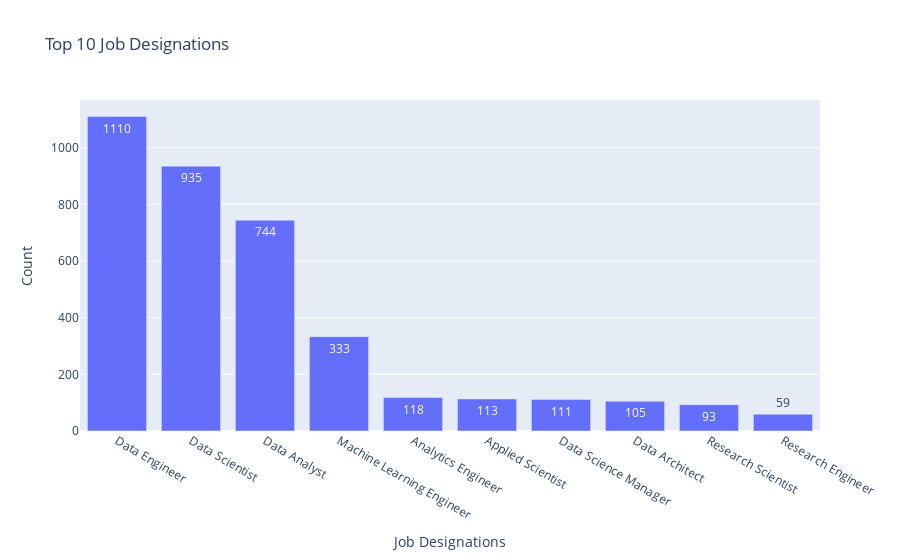

Source (notebook cell):
### Code cell
top11_job_titles = df['job_title'].value_counts()[:11]
fig = px.bar(y = top11_job_titles.values, x = top11_job_titles.index, 
            text = top11_job_titles.values, title = 'Top 11 Job Designations')
fig.update_layout(xaxis_title = "Job Designations", yaxis_title = "Count")
fig.show()

### Figure 1 — Plotly figure (JSON) as saved in the notebook; plotly's stock layout.template omitted (floating-point values rounded to 4 significant figures)
{"data": [{"alignmentgroup": "True", "hovertemplate": "x=%{x}<br>y=%{y}<br>text=%{text}<extra></extra>", "legendgroup": "", "marker": {"color": "#636efa", "pattern": {"shape": ""}}, "name": "", "offsetgroup": "", "orientation": "v", "showlegend": false, "text": [1110, 935, 744, 333, 118, 113, 111, 105, 93, 59], "textposition": "auto", "type": "bar", "x": ["Data Engineer", "Data Scientist", "Data Analyst", "Machine Learning Engineer", "Analytics Engineer", "Applied Scientist", "Data Science Manager", "Data Architect", "Research Scientist", "Research Engineer"], "xaxis": "x", "y": [1110, 935, 744, 333, 118, 113, 111, 105, 93, 59], "yaxis": "y"}], "layout": {"barmode": "relative", "legend": {"tracegroupgap": 0}, "title": {"text": "Top 10 Job Designations"}, "xaxis": {"anchor": "y", "domain": [0, 1], "title": {"text": "Job Designations"}}, "yaxis": {"anchor": "x", "domain": [0, 1], "title": {"text": "Count"}}}}
